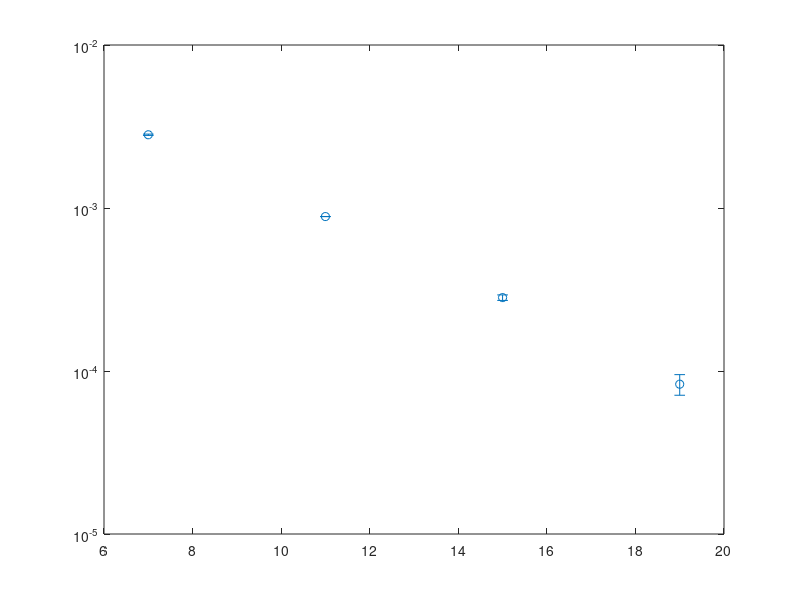

The MATLAB script that drew this image: (Note: this script raises an error after producing the figure.)
clear;
Lx = [16,24, 32, 40];
distance = [7, 11,  15, 19];
SpinCorrelation = [-0.002814, 0.000886,-0.000282, 0.000083];
SpinCorrelation = abs(SpinCorrelation);
err = [0.000026, 0.000001, 0.000011,0.000012];
%15: 6.1e-4
% 9: 1.026e-3
h1 = errorbar(distance, SpinCorrelation, err,'o');hold on;
set(gca, 'XScale','linear', 'YScale','log')

p = fit((distance(1:4)'),log(SpinCorrelation(1:4)'),'poly1');
fprintf('correlation length=%.5f\n',-1/p.p1);
x = distance(1):0.5:distance(end);
fl=semilogy(distance,exp(p.p2+p.p1*distance),'-.');

% T=text(8,2.5e-3,['$\xi=',num2str(-1/p.p1),'$']);
% set(T,'Interpreter','latex');set(T,'Fontsize',28);



set(gca,'fontsize',24);
set(gca,'linewidth',1.5);
set(h1,'markersize',10);
set(get(gca,'Children'),'linewidth',3); % Set line width 1.5 pounds
xlabel('$x$','Interpreter','latex');
% ylabel('$|\langle S(0) \cdot S(x)\rangle |$','Interpreter','latex');
ylabel('$F(x)$','Interpreter','latex');
set(get(gca,'XLabel'),'FontSize',24); 
set(get(gca,'YLabel'),'FontSize',24); 


set(gcf,'position',[1000,1000,400,350]);


